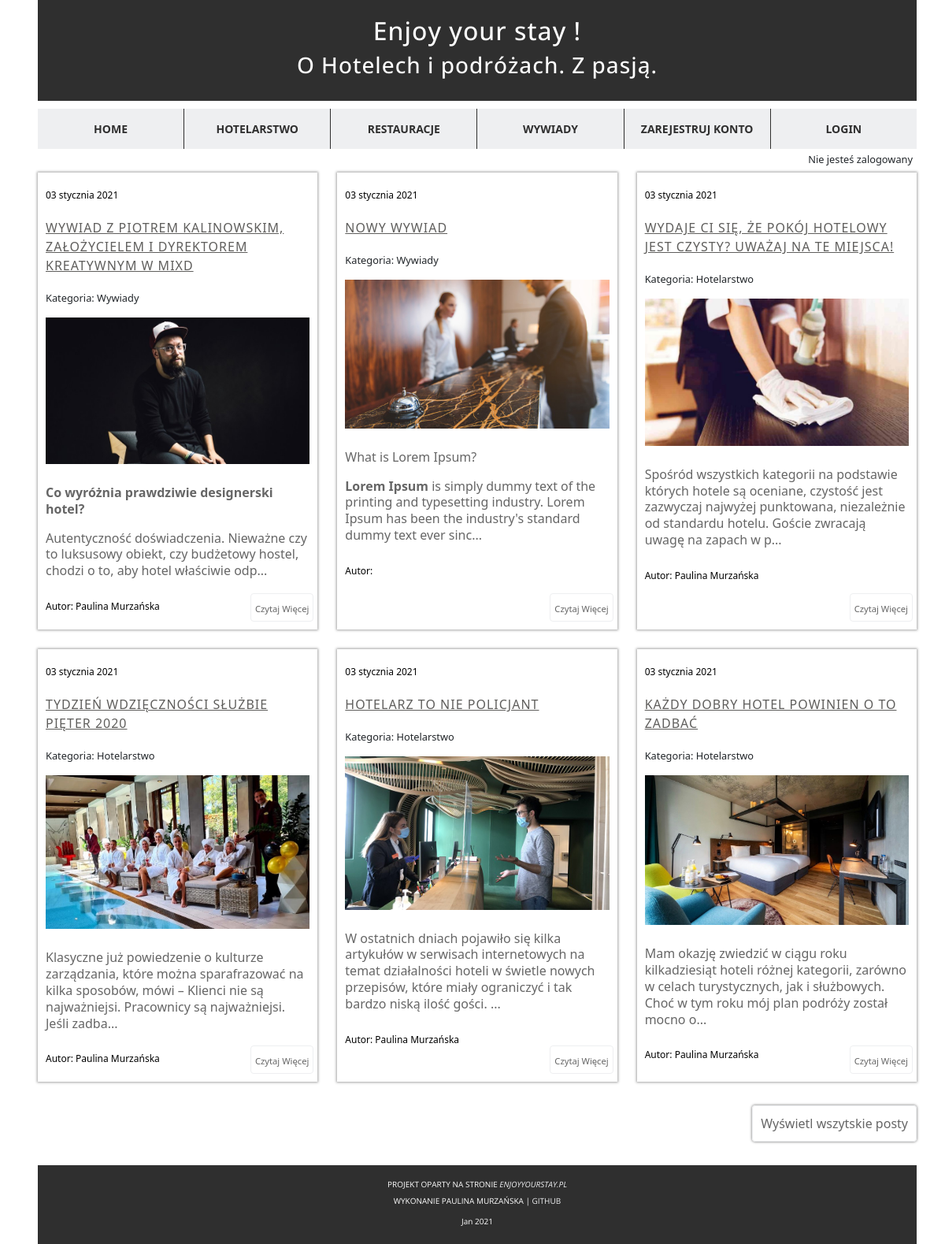
The page / on the database its author committed.
### MyBlog/models.py (models this page shows, shortened)
class Post(models.Model):
    category = models.ForeignKey(Category, on_delete=models.CASCADE)
    title = models.CharField(max_length=200)
    title_tag = models.CharField(max_length=200, default=None)
    content = RichTextField(blank=True, null=True)
    author = models.ForeignKey(User, on_delete=models.PROTECT)
    published = models.DateTimeField(
        default=timezone.now, verbose_name="Publication date"
    )
    created = models.DateTimeField(default=timezone.now, verbose_name="Created")
    options = (("draft", "Draft"), ("published", "Published"))
    status = models.CharField(max_length=10, choices=options, default="draft")
    image = models.ImageField(upload_to="images/", default="pic")
    likes = models.ManyToManyField(User, related_name="blog_post")

class Category(models.Model):
    title = models.CharField(max_length=250, default="wpis")
    def __str__(self):
        return self.title

### MyBlog/views.py (the view)
# urls.py: path("", IndexView.as_view(), name="index"),
class IndexView(ListView):
    model = Post
    template_name = "index.html"
    def get_queryset(self):
        queryset = Post.objects.filter(status="published").order_by("-published")
        return queryset
    def get_context_data(self, **kwargs):
        posts = Post.objects.filter(status="published").order_by("-published")
        kwargs["recent6"] = posts[:6]
        kwargs["all"] = posts[6:]
        return super().get_context_data(**kwargs)

### MyBlog/templates/index.html (shortened to what this page needs)
{% extends 'base.html' %}
{% load static %}
{% block content%}
<ul class="posts-display">
    {% for post in recent6 %}
    <li>
        <span>{{ post.published|date:"d E Y" }}</span>
        <div class="title">
            <a href="{% url 'details' post.pk %}">{{ post.title }}</a>
        </div>
        <small>Kategoria: {{ post.category }}</small>
        <div class="photo">
            <img src="{{ post.image.url}}" alt="pic">
        </div>
        <div class="text">
            <p>{{ post.content|slice:":200"|safe }}...</p>
        </div>
        <span>
            Autor: {{ post.author.first_name }} {{ post.author.last_name }}
        </span>
        <div class="btn">
            <a href="{% url 'details' post.pk %}">Czytaj Więcej</a>
        </div>
    </li>
    {% endfor %}
</ul>
<div class="extend">
    <div class="more ">
        <div class="btn show_more">Wyświetl wszytskie posty</div>
    </div>
</div>
{% endblock %}

### MyBlog/templates/base.html (shortened to what this page needs)
{% load static %}
<!DOCTYPE html>
<html lang="en">
  <head>
    <link
      href="https://cdn.jsdelivr.net/npm/bootstrap@5.0.0-beta1/dist/css/bootstrap.min.css"
      rel="stylesheet"
    />
    <link rel="stylesheet" href="{% static 'MyBlog/sass/main.css' %}" />
    <link
      rel="stylesheet"
      href="https://cdnjs.cloudflare.com/ajax/libs/font-awesome/5.15.1/css/all.min.css"
    />
  </head>
  <body>
    <header>
      <div class="container">
        <div class="site-title">
          <h1>Enjoy your stay !</h1>
          <h3>O Hotelech i podróżach. Z pasją.</h3>
        </div>
        <div class="top-menu">
          <ul class="main-menu-list">
            <li>
              <a href="{% url 'index' %}">home</a>
            </li>
            <li>
              <a href="{% url 'hotel' %}">hotelarstwo</a>
            </li>
            <li>
              <a href="{% url 'restaurant' %}">Restauracje</a>
            </li>
            <li>
              <a href="{% url 'interview' %}">Wywiady</a>
            </li>
            {% if user.is_authenticated %}
            <li>
              <a href=" {% url 'create' %}">Dodaj wpis</a>
            </li>
            <li>
              <a href="{% url 'logout' %}">logout</a>
            </li>
            <li>
              <a href="{% url 'admin:index' %}">admin</a>
            </li>
            {% else %}
            <li>
              <a href="{% url 'register' %}">Zarejestruj konto</a>
            </li>
            <li>
              <a href="{% url 'login' %}">login</a>
            </li>
            {% endif %}
          </ul>
          <div class="user">
            <small>
              {% if user.is_authenticated %} Jesteś zalogowany jako: {{ user }}
              {%else%} Nie jesteś zalogowany {% endif %}
            </small>
          </div>
        </div>
      </div>
    </header>
    <main>
      <div class="container">{% block content%} {% endblock %}</div>
    </main>
    <footer>
      <div class="container">
        <div class="site-footer">
          <p>
            Projekt oparty na stronie
            <i>
              <a href="http://www.enjoyyourstay.pl/" target="blank"
                >enjoyyourstay.pl</a
              >
            </i>
          </p>
          <p>
            Wykonanie Paulina Murzańska |
            <a href="https://github.com/PaulinaMurzanska" target="blank"
              >GitHub</a
            >
          </p>
          <small>Jan 2021</small>
        </div>
      </div>
    </footer>
  </body>
</html>

### rows shown on the page
Post: published "03 stycznia 2021", title "WYWIAD Z PIOTREM KALINOWSKIM, ZAŁOŻYCIELEM I DYREKTOREM KREATYWNYM W MIXD", category "Wywiady", image (picture), content "Co wyróżnia prawdziwie designerski hotel? Autentyczność doświadczenia. Nieważne czy to luksusowy obiekt, czy budżetowy hostel, chodzi o to, aby hotel właściwie odp", author.first_name "Paulina", author.last_name "Murzańska"
Post: published "03 stycznia 2021", title "NOWY WYWIAD", category "Wywiady", image (picture), content "What is Lorem Ipsum? Lorem Ipsum is simply dummy text of the printing and typesetting industry. Lorem Ipsum has been the industry's standard dummy text ever sinc"
Post: published "03 stycznia 2021", title "WYDAJE CI SIĘ, ŻE POKÓJ HOTELOWY JEST CZYSTY? UWAŻAJ NA TE MIEJSCA!", category "Hotelarstwo", image (picture), content "Spośród wszystkich kategorii na podstawie których hotele są oceniane, czystość jest zazwyczaj najwyżej punktowana, niezależnie od standardu hotelu. Goście zwracają uwagę na zapach w p", author.first_name "Paulina", author.last_name "Murzańska"
Post: published "03 stycznia 2021", title "TYDZIEŃ WDZIĘCZNOŚCI SŁUŻBIE PIĘTER 2020", category "Hotelarstwo", image (picture), content "Klasyczne już powiedzenie o kulturze zarządzania, które można sparafrazować na kilka sposobów, mówi – Klienci nie są najważniejsi. Pracownicy są najważniejsi. Jeśli zadba", author.first_name "Paulina", author.last_name "Murzańska"
Post: published "03 stycznia 2021", title "HOTELARZ TO NIE POLICJANT", category "Hotelarstwo", image (picture), content "W ostatnich dniach pojawiło się kilka artykułów w serwisach internetowych na temat działalności hoteli w świetle nowych przepisów, które miały ograniczyć i tak bardzo niską ilość gości.", author.first_name "Paulina", author.last_name "Murzańska"
Post: published "03 stycznia 2021", title "KAŻDY DOBRY HOTEL POWINIEN O TO ZADBAĆ", category "Hotelarstwo", image (picture), content "Mam okazję zwiedzić w ciągu roku kilkadziesiąt hoteli różnej kategorii, zarówno w celach turystycznych, jak i służbowych. Choć w tym roku mój plan podróży został mocno o", author.first_name "Paulina", author.last_name "Murzańska"
